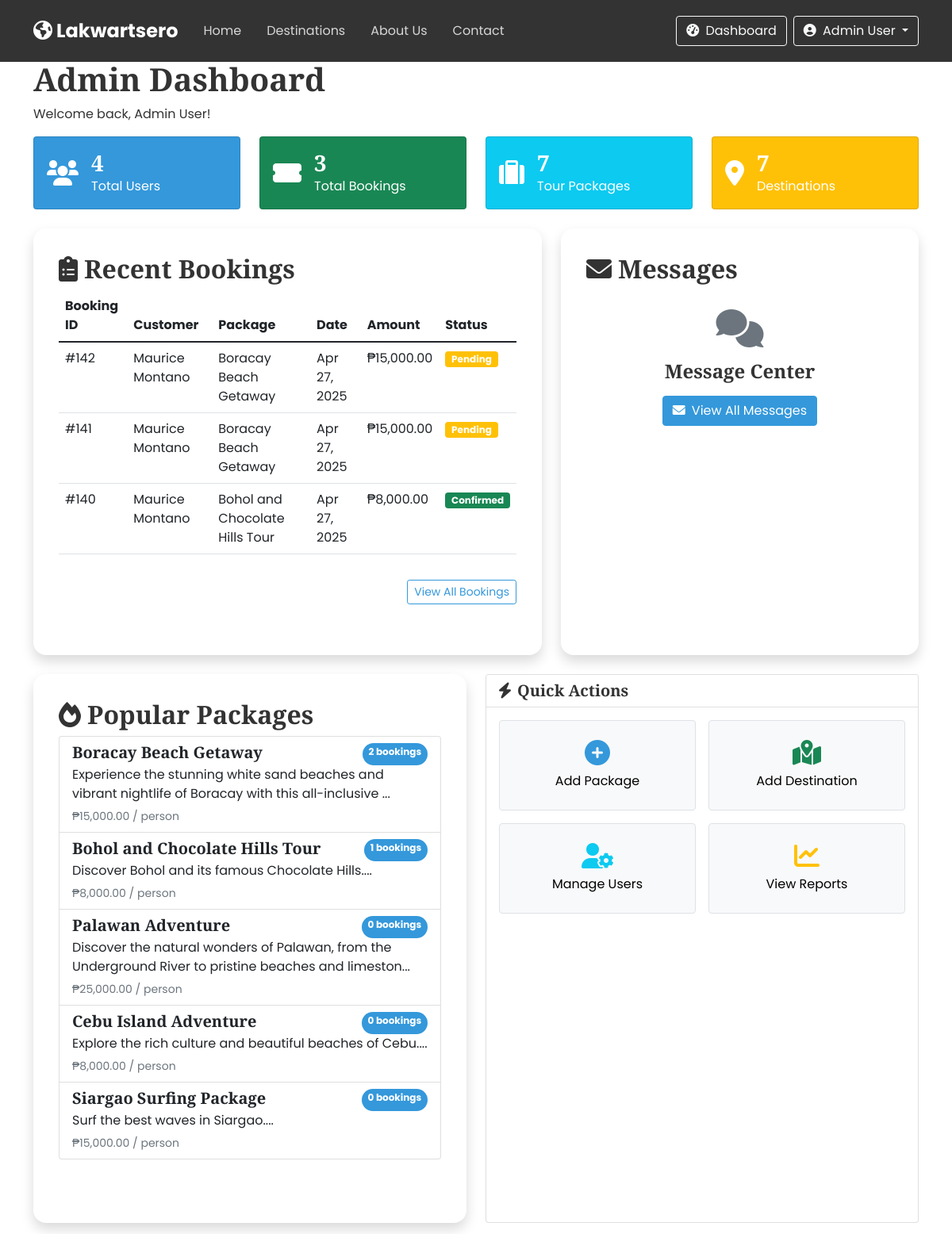
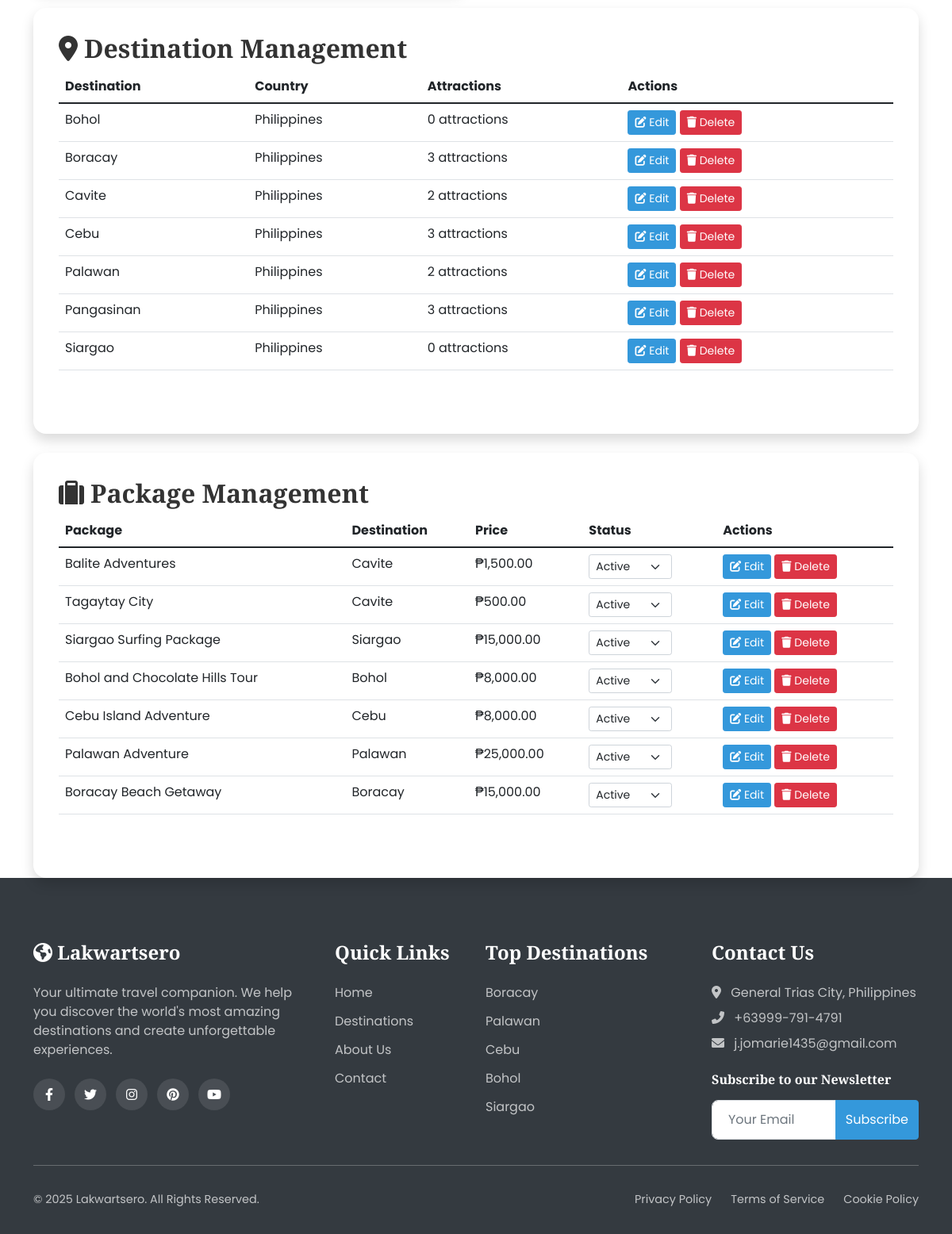
The app's page /admin-dashboard.php (signed in), older data (2 pictures, top to bottom).
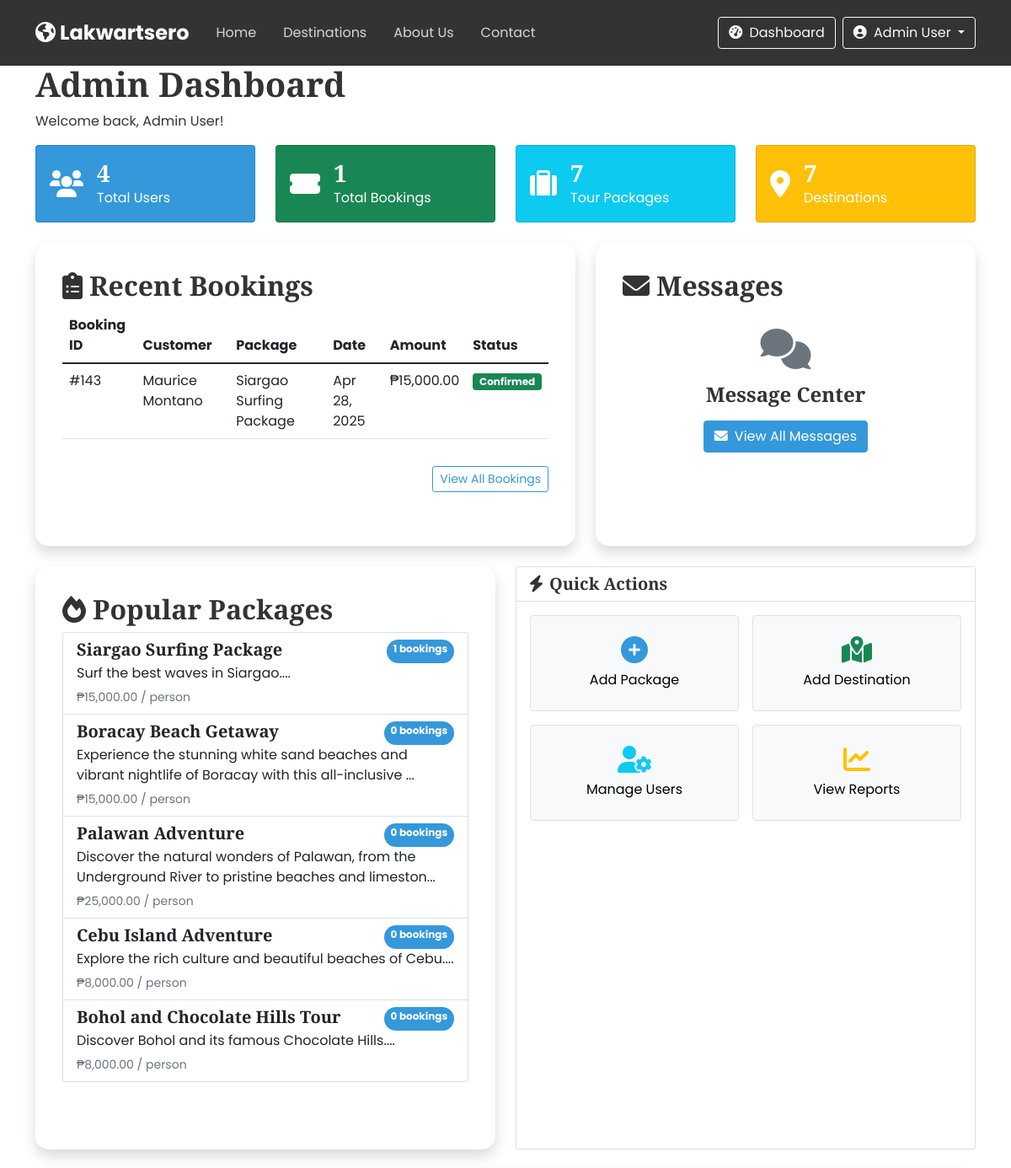
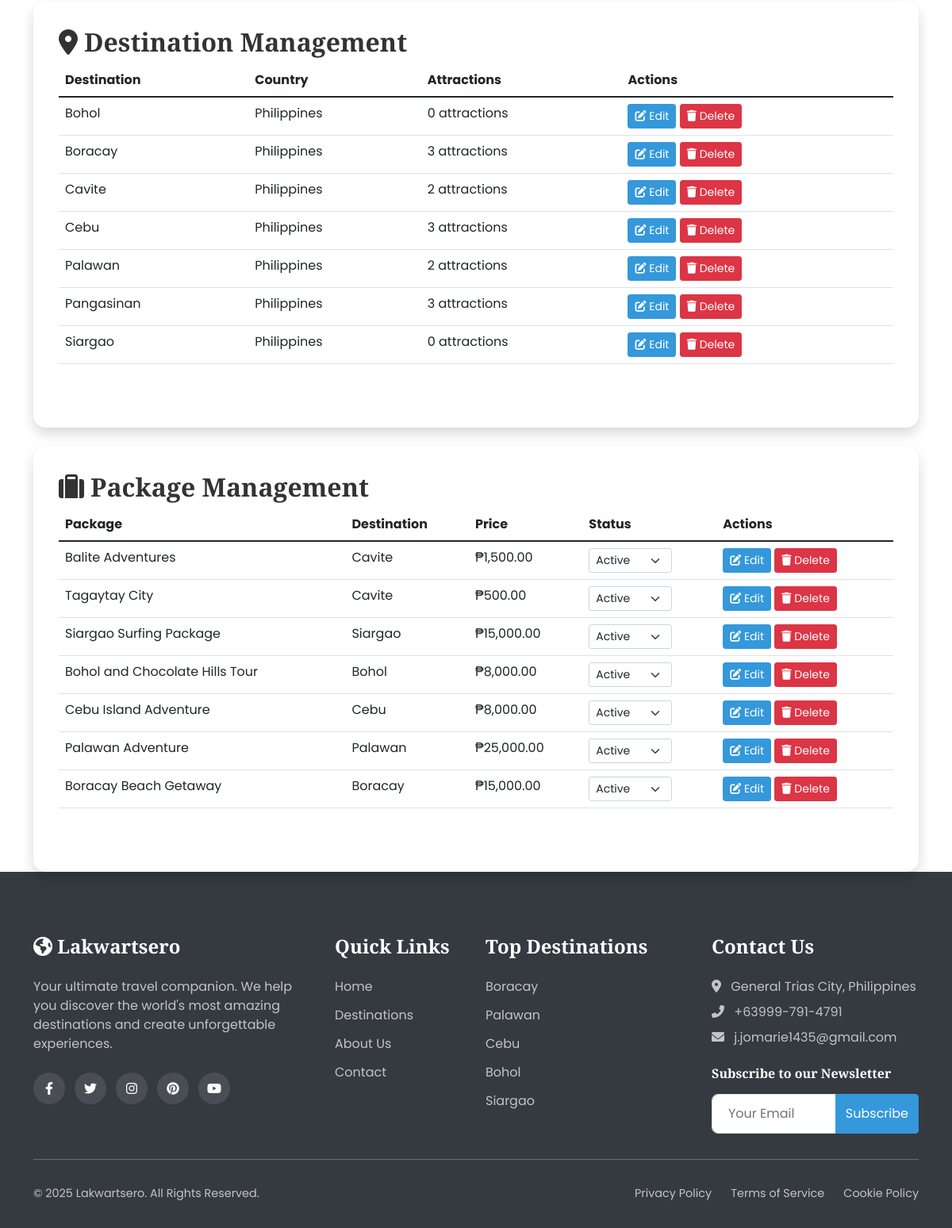
The same page, newer data (2 pictures, top to bottom).
### tables this page shows
CREATE TABLE `bookings` (
  `id` int(11) NOT NULL,
  `user_id` int(11) NOT NULL,
  `package_id` int(11) NOT NULL,
  `booking_date` date NOT NULL,
  `travel_date` date NOT NULL,
  `num_travelers` int(11) NOT NULL DEFAULT 1,
  `total_price` decimal(10,2) NOT NULL,
  `status` enum('pending','confirmed','cancelled') DEFAULT 'pending',
  `confirmation_number` varchar(20) DEFAULT NULL,
  `special_requests` text DEFAULT NULL,
  `payment_method` varchar(50) NOT NULL,
  `payment_status` enum('pending','confirmed','cancelled') DEFAULT 'pending',
  `reference_number` varchar(100) DEFAULT NULL,
  `payment_proof` varchar(255) DEFAULT NULL,
  `created_at` timestamp NOT NULL DEFAULT current_timestamp(),
  `updated_at` timestamp NOT NULL DEFAULT current_timestamp() ON UPDATE current_timestamp()
);

CREATE TABLE `users` (
  `id` int(11) NOT NULL,
  `role_id` int(11) NOT NULL,
  `full_name` varchar(100) NOT NULL,
  `username` varchar(50) NOT NULL,
  `email` varchar(100) NOT NULL,
  `password` varchar(255) NOT NULL,
  `phone` varchar(20) DEFAULT NULL,
  `address` text DEFAULT NULL,
  `profile_img` varchar(255) DEFAULT 'default-user.jpg',
  `created_at` timestamp NOT NULL DEFAULT current_timestamp(),
  `updated_at` timestamp NOT NULL DEFAULT current_timestamp() ON UPDATE current_timestamp(),
  `status` enum('active','inactive','banned') DEFAULT 'active'
);

CREATE TABLE `packages` (
  `id` int(11) NOT NULL,
  `destination_id` int(11) NOT NULL,
  `title` varchar(100) NOT NULL,
  `description` text DEFAULT NULL,
  `price` decimal(10,2) NOT NULL,
  `duration` int(11) NOT NULL COMMENT 'in days',
  `max_travelers` int(11) DEFAULT 10,
  `itinerary` text DEFAULT NULL,
  `inclusions` text DEFAULT NULL,
  `exclusions` text DEFAULT NULL,
  `featured` tinyint(1) DEFAULT 0,
  `discount_percent` int(11) DEFAULT 0,
  `created_by` int(11) DEFAULT NULL,
  `image_url` varchar(255) DEFAULT NULL,
  `created_at` timestamp NOT NULL DEFAULT current_timestamp(),
  `updated_at` timestamp NOT NULL DEFAULT current_timestamp() ON UPDATE current_timestamp(),
  `status` enum('active','inactive','sold-out') DEFAULT 'active'
);

CREATE TABLE `destinations` (
  `id` int(11) NOT NULL,
  `name` varchar(100) NOT NULL,
  `country` varchar(100) DEFAULT 'Philippines',
  `region` varchar(100) NOT NULL,
  `description` text DEFAULT NULL,
  `image_url` varchar(255) DEFAULT NULL,
  `featured` tinyint(1) DEFAULT 0,
  `popular` tinyint(1) DEFAULT 0,
  `best_time_to_visit` varchar(100) DEFAULT NULL,
  `things_to_do` text DEFAULT NULL,
  `created_at` timestamp NOT NULL DEFAULT current_timestamp(),
  `updated_at` timestamp NOT NULL DEFAULT current_timestamp() ON UPDATE current_timestamp()
);

### includes/functions.php (called while the page is built, shortened)
<?php
function getAllDestinations($conn) {
    $sql = "SELECT * FROM destinations ORDER BY name";
    $result = $conn->query($sql);
    $destinations = [];
    while($row = $result->fetch_assoc()) {
        $destinations[] = $row;
    }
    return $destinations;
}
function getAllPackages($conn) {
    $sql = "SELECT p.*, d.name as destination_name, d.image_url
            FROM packages p
            JOIN destinations d ON p.destination_id = d.id
            ORDER BY p.id DESC";
    $result = $conn->query($sql);
    $packages = [];
    while($row = $result->fetch_assoc()) {
        $packages[] = $row;
    }
    return $packages;
}
function formatCurrency($amount) {
    return '₱' . number_format($amount, 2);
}
function getAttractionsByDestination($conn, $destinationId) {
    $sql = "SELECT * FROM attractions WHERE destination_id = ?";
    $stmt = $conn->prepare($sql);
    $stmt->bind_param("i", $destinationId);
    $stmt->execute();
    $result = $stmt->get_result();
    $attractions = [];
    while($row = $result->fetch_assoc()) {
        $attractions[] = $row;
    }
    return $attractions;
}
?>

### admin-dashboard.php (the view, shortened to what the rows shown need)
<?php
include 'includes/header.php';
$recentBookings = getRecentBookings($conn, 5);
$popularPackages = getPopularPackages($conn, 5);
?>
<section class="dashboard-section">
    <div class="container">
        <div class="dashboard-header" data-aos="fade-up">
            <h1>Admin Dashboard</h1>
        </div>
        <div class="row mt-4">
            <div class="col-lg-7" data-aos="fade-up">
                <div class="dashboard-card">
                    <div class="dashboard-card-header">
                        <h2><i class="fas fa-clipboard-list me-2"></i>Recent Bookings</h2>
                    </div>
                    <div class="dashboard-card-body">
                        <?php if (count($recentBookings) > 0): ?>
                        <div class="table-responsive">
                            <table class="table table-hover">
                                <thead>
                                    <tr>
                                        <th>Booking ID</th>
                                        <th>Customer</th>
                                        <th>Package</th>
                                        <th>Date</th>
                                        <th>Amount</th>
                                        <th>Status</th>
                                    </tr>
                                </thead>
                                <tbody>
                                    <?php foreach($recentBookings as $booking): ?>
                                    <tr>
                                        <td>#<?php echo $booking['id']; ?></td>
                                        <td><?php echo $booking['full_name']; ?></td>
                                        <td><?php echo $booking['package_title']; ?></td>
                                        <td><?php echo date('M d, Y', strtotime($booking['booking_date'])); ?></td>
                                        <td><?php echo formatCurrency($booking['total_price']); ?></td>
                                        <td>
                                            <span class="badge bg-<?php
                                                echo $booking['status'] == 'confirmed' ? 'success' :
                                                    ($booking['status'] == 'pending' ? 'warning' : 'danger');
                                            ?>">
                                                <?php echo ucfirst($booking['status']); ?>
                                            </span>
                                        </td>
                                    </tr>
                                    <?php endforeach; ?>
                                </tbody>
                            </table>
                        </div>
                        <?php else: ?>
                        <div class="alert alert-info">No recent bookings found.</div>
                        <?php endif; ?>
                    </div>
                </div>
            </div>
            <div class="col-lg-5" data-aos="fade-up" id="messages">
                <div class="dashboard-card">
                    <div class="dashboard-card-header">
                        <h2><i class="fas fa-envelope me-2"></i>Messages</h2>
                    </div>
                </div>
            </div>
        </div>
        <div class="row mt-4">
            <div class="col-md-6" data-aos="fade-up">
                <div class="dashboard-card">
                    <div class="dashboard-card-header">
                        <h2><i class="fas fa-fire me-2"></i>Popular Packages</h2>
                    </div>
                    <div class="dashboard-card-body">
                        <?php if (count($popularPackages) > 0): ?>
                        <div class="list-group">
                            <?php foreach($popularPackages as $package): ?>
                            <a href="package-details.php?id=<?php echo $package['id']; ?>" class="list-group-item list-group-item-action">
                                <div class="d-flex w-100 justify-content-between">
                                    <h5 class="mb-1"><?php echo $package['title']; ?></h5>
                                    <span class="badge bg-primary rounded-pill"><?php echo $package['bookings_count']; ?> bookings</span>
                                </div>
                                <p class="mb-1"><?php echo substr($package['description'], 0, 100); ?>...</p>
                                <small class="text-muted"><?php echo formatCurrency($package['price']); ?> / person</small>
                            </a>
                            <?php endforeach; ?>
                        </div>
                        <?php else: ?>
                        <div class="alert alert-info">No package data available.</div>
                        <?php endif; ?>
                    </div>
                </div>
            </div>
        </div>
<div class="row mt-4">
    <div class="col-12">
        <div class="dashboard-card">
            <div class="dashboard-card-header">
                <h2><i class="fas fa-map-marker-alt me-2"></i>Destination Management</h2>
            </div>
            <div class="dashboard-card-body">
                <div class="table-responsive">
                    <table class="table table-hover">
                        <thead>
                            <tr>
                                <th>Destination</th>
                                <th>Country</th>
                                <th>Attractions</th>
                                <th>Actions</th>
                            </tr>
                        </thead>
                        <tbody>
                            <?php
                            $destinations = getAllDestinations($conn);
                            foreach($destinations as $destination):
                                $attractionCount = count(getAttractionsByDestination($conn, $destination['id']));
                            ?>
                            <tr>
                                <td><?php echo htmlspecialchars($destination['name']); ?></td>
                                <td><?php echo htmlspecialchars($destination['country']); ?></td>
                                <td><?php echo $attractionCount; ?> attractions</td>
                                <td>
                                    <a href="edit-destination.php?id=<?php echo $destination['id']; ?>" class="btn btn-sm btn-primary">
                                        <i class="fas fa-edit"></i> Edit
                                    </a>
                                    <a href="delete-destination.php?id=<?php echo $destination['id']; ?>" class="btn btn-sm btn-danger" onclick="return confirm('Are you sure you want to delete this destination? This will also delete all related packages and attractions.')">
                                        <i class="fas fa-trash"></i> Delete
                                    </a>
                                </td>
                            </tr>
                            <?php endforeach; ?>
                        </tbody>
                    </table>
                </div>
            </div>
        </div>
    </div>
</div>
        <div class="row mt-4">
            <div class="col-12">
                <div class="dashboard-card">
                    <div class="dashboard-card-header">
                        <h2><i class="fas fa-suitcase me-2"></i>Package Management</h2>
                    </div>
                    <div class="dashboard-card-body">
                        <div class="table-responsive">
                            <table class="table table-hover">
                                <thead>
                                    <tr>
                                        <th>Package</th>
                                        <th>Destination</th>
                                        <th>Price</th>
                                        <th>Status</th>
                                        <th>Actions</th>
                                    </tr>
                                </thead>
                                <tbody>
                                    <?php
                                    $packages = getAllPackages($conn);
                                    foreach($packages as $package): ?>
                                    <tr>
                                        <td><?php echo htmlspecialchars($package['title']); ?></td>
                                        <td><?php echo htmlspecialchars($package['destination_name']); ?></td>
                                        <td><?php echo formatCurrency($package['price']); ?></td>
                                        <td>
                                            <select class="form-select form-select-sm package-status-select"
                                                    data-package-id="<?php echo $package['id']; ?>"
                                                    style="width: auto; display: inline-block;">
                                                <option value="active" <?php echo $package['status'] == 'active' ? 'selected' : ''; ?>>Active</option>
                                            </select>
                                        </td>
                                        <td>
                                            <a href="edit-package.php?id=<?php echo $package['id']; ?>" class="btn btn-sm btn-primary">
                                                <i class="fas fa-edit"></i> Edit
                                            </a>
                                            <a href="delete-package.php?id=<?php echo $package['id']; ?>" class="btn btn-sm btn-danger" onclick="return confirm('Are you sure you want to delete this package?')">
                                                <i class="fas fa-trash"></i> Delete
                                            </a>
                                        </td>
                                    </tr>
                                    <?php endforeach; ?>
                                </tbody>
                            </table>
                        </div>
                    </div>
                </div>
            </div>
        </div>
    </div>
</section>
<?php
include 'includes/footer.php';
function getRecentBookings($conn, $limit) {
    $sql = "SELECT b.*, u.full_name, p.title as package_title
            FROM bookings b
            JOIN users u ON b.user_id = u.id
            JOIN packages p ON b.package_id = p.id
            ORDER BY b.created_at DESC
            LIMIT ?";
    $stmt = $conn->prepare($sql);
    $stmt->bind_param("i", $limit);
    $stmt->execute();
    $result = $stmt->get_result();
    $bookings = [];
    while($row = $result->fetch_assoc()) {
        $bookings[] = $row;
    }
    return $bookings;
}
function getPopularPackages($conn, $limit) {
    $sql = "SELECT p.*, COUNT(b.id) as bookings_count
            FROM packages p
            LEFT JOIN bookings b ON p.id = b.package_id
            GROUP BY p.id
            ORDER BY bookings_count DESC
            LIMIT ?";
    $stmt = $conn->prepare($sql);
    $stmt->bind_param("i", $limit);
    $stmt->execute();
    $result = $stmt->get_result();
    $packages = [];
    while($row = $result->fetch_assoc()) {
        $packages[] = $row;
    }
    return $packages;
}
?>

Row changes from the older to the newer data that the page shows:
removed bookings: id "142", user.full_name "Maurice Montano", package.title "Boracay Beach Getaway", booking_date "Apr 27, 2025", total_price "₱15,000.00", status "Pending"
removed bookings: id "141", user.full_name "Maurice Montano", package.title "Boracay Beach Getaway", booking_date "Apr 27, 2025", total_price "₱15,000.00", status "Pending"
removed bookings: id "140", user.full_name "Maurice Montano", package.title "Bohol and Chocolate Hills Tour", booking_date "Apr 27, 2025", total_price "₱8,000.00", status "Confirmed"
added bookings: id "143", user.full_name "Maurice Montano", package.title "Siargao Surfing Package", booking_date "Apr 28, 2025", total_price "₱15,000.00", status "Confirmed"
shown differently, row unchanged: packages "Siargao Surfing Package": bookings_count "0" → "1"; moves up the list
computed for packages "Boracay Beach Getaway": bookings_count "2" → "0"
shown differently, row unchanged: packages "Bohol and Chocolate Hills Tour": bookings_count "1" → "0"; moves down the list
Text that changed along with them:
$totalBookings: "3" → "1"
